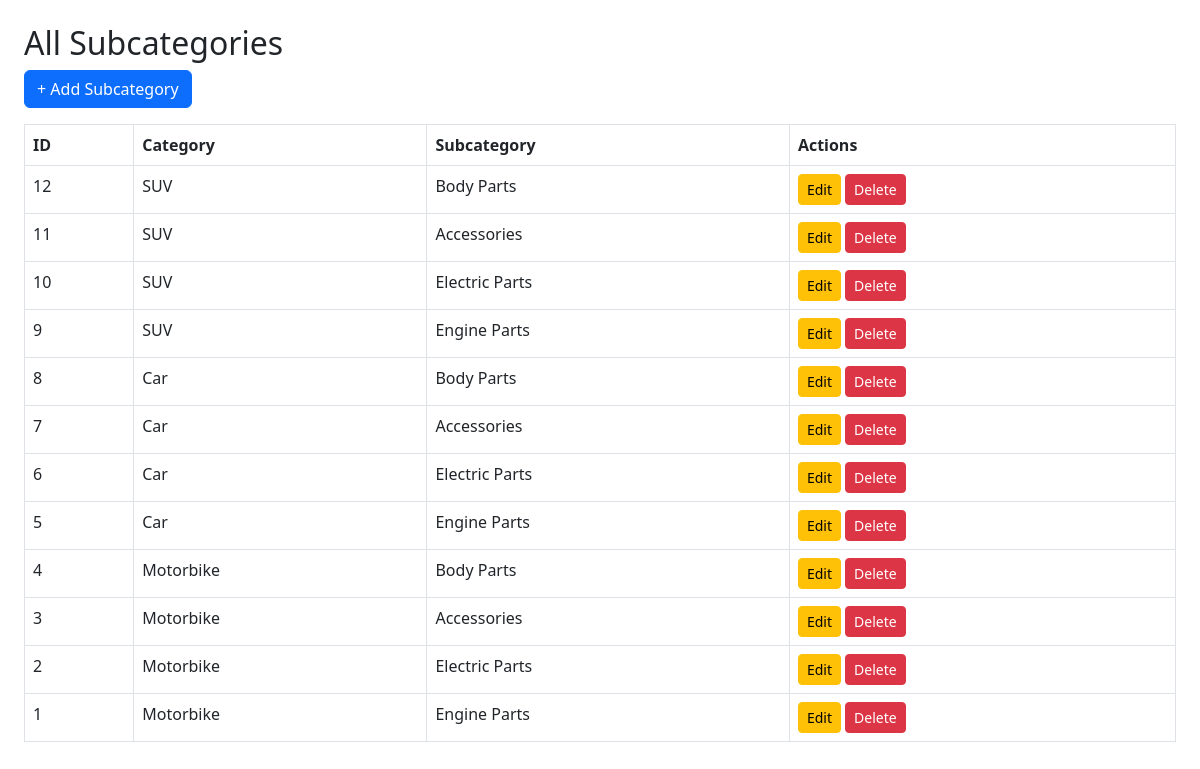
Page /list_subcategories.php (signed in) on the committed database.
### tables this page shows
CREATE TABLE `subcategories` (
  `subcategory_id` int(11) NOT NULL,
  `category_id` int(11) DEFAULT NULL,
  `subcategory_name` varchar(100) NOT NULL
);

CREATE TABLE `categories` (
  `category_id` int(11) NOT NULL,
  `category_name` varchar(100) NOT NULL
);

### list_subcategories.php (the view, shortened to what this page needs)
<?php
require_once "config.php";
$query = "
    SELECT s.subcategory_id, s.subcategory_name, c.category_name
    FROM subcategories s
    LEFT JOIN categories c ON s.category_id = c.category_id
    ORDER BY s.subcategory_id DESC
";
$result = $conn->query($query);
?>
<!DOCTYPE html>
<html>
<head>
    <link rel="stylesheet" href="https://cdn.jsdelivr.net/npm/bootstrap@5.3.0/dist/css/bootstrap.min.css">
</head>
<body class="p-4">
<h2>All Subcategories</h2>
<a href="create_subcategory.php" class="btn btn-primary mb-3">+ Add Subcategory</a>
<table class="table table-bordered">
    <tr>
        <th>ID</th>
        <th>Category</th>
        <th>Subcategory</th>
        <th>Actions</th>
    </tr>
    <?php while ($row = $result->fetch_assoc()): ?>
    <tr>
        <td><?= $row['subcategory_id'] ?></td>
        <td><?= $row['category_name'] ?></td>
        <td><?= $row['subcategory_name'] ?></td>
        <td>
            <a href="update_subcategory.php?id=<?= $row['subcategory_id'] ?>" class="btn btn-warning btn-sm">Edit</a>
            <a href="delete_subcategory.php?id=<?= $row['subcategory_id'] ?>" class="btn btn-danger btn-sm"
               onclick="return confirm('Delete this subcategory?');">Delete</a>
        </td>
    </tr>
    <?php endwhile; ?>
</table>
</body>
</html>

### rows in the picture
subcategories: subcategory_id "12", category.category_name "SUV", subcategory_name "Body Parts"
subcategories: subcategory_id "11", category.category_name "SUV", subcategory_name "Accessories"
subcategories: subcategory_id "10", category.category_name "SUV", subcategory_name "Electric Parts"
subcategories: subcategory_id "9", category.category_name "SUV", subcategory_name "Engine Parts"
subcategories: subcategory_id "8", category.category_name "Car", subcategory_name "Body Parts"
subcategories: subcategory_id "7", category.category_name "Car", subcategory_name "Accessories"
subcategories: subcategory_id "6", category.category_name "Car", subcategory_name "Electric Parts"
subcategories: subcategory_id "5", category.category_name "Car", subcategory_name "Engine Parts"
subcategories: subcategory_id "4", category.category_name "Motorbike", subcategory_name "Body Parts"
subcategories: subcategory_id "3", category.category_name "Motorbike", subcategory_name "Accessories"
subcategories: subcategory_id "2", category.category_name "Motorbike", subcategory_name "Electric Parts"
subcategories: subcategory_id "1", category.category_name "Motorbike", subcategory_name "Engine Parts"
